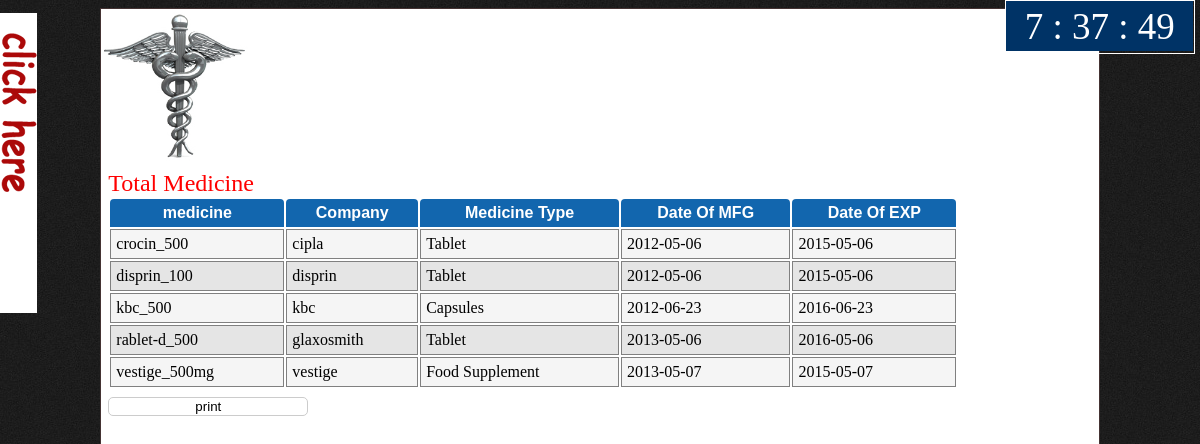
Screenshot of /tomed2.php (signed in) with the database file from the repository.
### tables this page shows
CREATE TABLE IF NOT EXISTS `medicinecompany` (
  `medicine` varchar(40) NOT NULL,
  `company` varchar(40) DEFAULT NULL,
  `medicinetype` varchar(40) DEFAULT NULL,
  `mfg` date NOT NULL,
  `exp` date NOT NULL,
  PRIMARY KEY (`medicine`)
);

### tomed2.php (the view, shortened to what this page needs)
<?php
if(isset($_SESSION['is_logged_in']))
{
?>
<html>
<head>
<link href='style/trtd.css' rel='stylesheet' type='text/css'/>
<link href='earning.css' rel='stylesheet' type='text/css'/>
</head>
<body id="main" bgcolor="lightgreen" onload="digital_clock()">
<div id="wrap" style="top:0px;right:5px;position:absolute; ">
<div id="digital-clock">
<ul>
<li id="hours"></li>
<li> :</li>
<li id="minutes"></li>
<li> :</li>
<li id="seconds"></li>
</ul>
</div>
</div>
<table border=0 align=center height=70% id="table">
<tr><td colspan=2 height=100><div><img src="photo/logo.jpg" name="slide" style="" height="150"/>
</tr></tr>
<tr align=left><td rowspan=3>
<?php require("sidemenu.php")?>
</td></tr>
<tr><td valign="top">
<div  style="">
<font face=vani color=red size=5>Total Medicine</font>
<table class="oddeven" bgcolor=white border=0 width=100%>
<thead><tr><th>medicine</th><th>Company</th><th>Medicine Type</th><th>Date Of MFG</th><th>Date Of EXP</th></tr></thead>
<tbody>
<?php
$t1='medicinecompany';
$sql="select * from $t1 ";
$result=mysql_query($sql) or die("sql".mysql_error());
while($row=mysql_fetch_array($result))
{
?>
<tr><td><?php echo($row["medicine"])?></td><td><?php echo($row["company"])?></td><td><?php echo($row["medicinetype"])?></td><td><?php echo($row["mfg"])?></td><td><?php echo($row["exp"])?></td></tr>
<?php
}
?>
</tbody>
</table>
</div>
<input type="button" value="print" onclick="javascript:printSelection(document.getElementById('showdetail'));">
</td></tr>
</table>
</body>
</html>
<?php
}
else
header('Location:login.php');
?>

### style/trtd.css (style rules this page uses)
.odd { background-color:#e5e5e5; }
.even { background-color:#f5f5f5; }

### earning.css (style rules this page uses)
body { background:url(photo/bg.jpg); }
table { background:white; }
#table { width:1000px; min-height:768px; height:auto; background:white; height:auto; border:1px groove #433; }
#digital-clock { height:52px; border:1px solid #fff; width:11.75em; }
#digital-clock ul { margin:0; padding:0.1em; background:#003366; font-size:37px; width:180px; color:#FFF; list-style-type:none; text-align:center; }
#digital-clock li { display:inline; padding:0; margin:0; }
.oddeven { width:850; }
.oddeven td { padding:5px; padding-left:5px; border:1px groove gray; }
.oddeven thead th { background-color:#1266ae; padding:5px; color:white; font-family:arial; border-top-left-radius:4px; border-top-right-radius:4px; }
input, textarea { font-family:"Myriad Pro", "Trebuchet MS", sans-serif; background-color: #fff; border: 1px solid #ccc; width: 200px; display: block; margin-bottom: 16px; margin-top: 8px; -webkit-border-radius: 5px; -moz-border-radius: 5px; -o-border-radius: 5px; -ms-border-radius: 5px; -khtml-border-radius: 5px; border-radius: 5px; -webkit-transition: all 0.5s ease-in-out; -moz-transition: all 0.5s ease-in-out; -o-transition: all 0.5s ease-in-out; -ms-transition: all 0.5s ease-in-out; transition: all 0.5s ease-in-out; color: #000; }

### rows the page displays
medicinecompany: medicine "crocin_500", company "cipla", medicinetype "Tablet", mfg "2012-05-06", exp "2015-05-06"
medicinecompany: medicine "disprin_100", company "disprin", medicinetype "Tablet", mfg "2012-05-06", exp "2015-05-06"
medicinecompany: medicine "kbc_500", company "kbc", medicinetype "Capsules", mfg "2012-06-23", exp "2016-06-23"
medicinecompany: medicine "rablet-d_500", company "glaxosmith", medicinetype "Tablet", mfg "2013-05-06", exp "2016-05-06"
medicinecompany: medicine "vestige_500mg", company "vestige", medicinetype "Food Supplement", mfg "2013-05-07", exp "2015-05-07"
